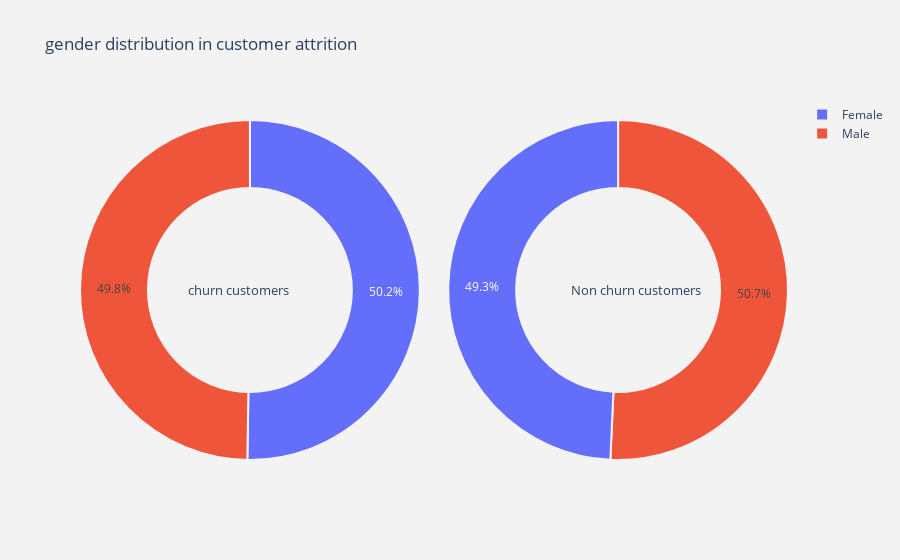
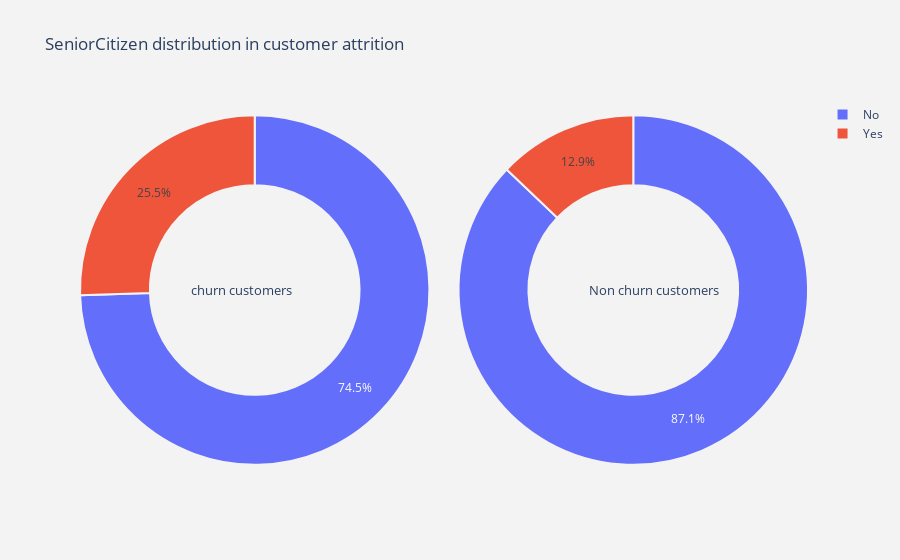
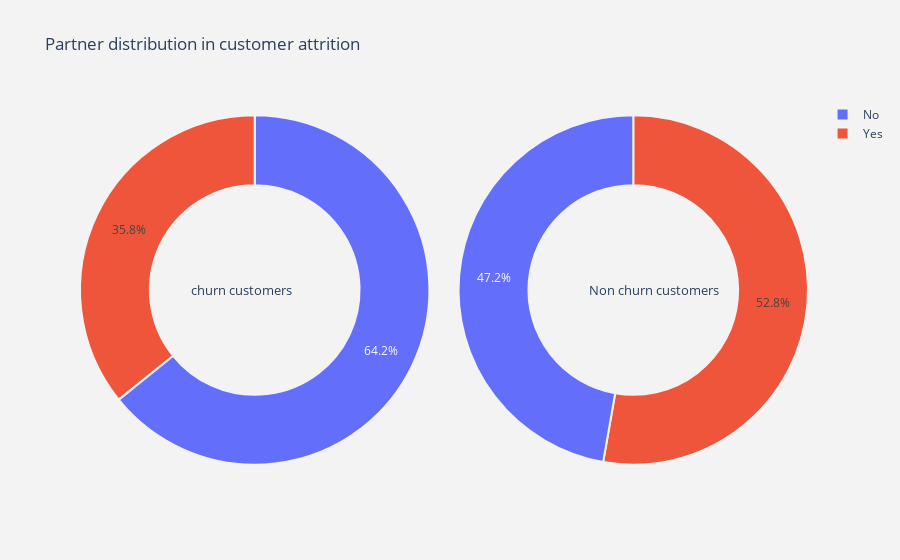
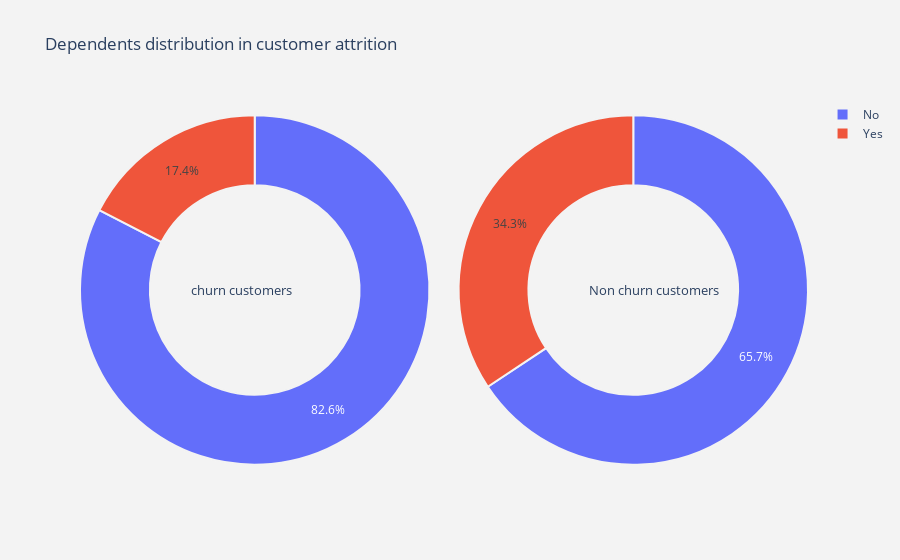

The code cell stored with these charts, in order, in its notebook:
### Code cell
#for all categorical columns plot pie
for i in cat_cols :
    plot_pie(i)

### Figure 1 — Plotly figure (JSON) as saved in the notebook; plotly's stock layout.template omitted (floating-point values rounded to 4 significant figures)
{"data": [{"domain": {"x": [0, 0.48]}, "hole": 0.6, "hoverinfo": "label+percent+name", "labels": ["Female", "Male"], "marker": {"line": {"color": "rgb(243,243,243)", "width": 2}}, "name": "Churn Customers", "type": "pie", "values": [939, 930]}, {"domain": {"x": [0.52, 1]}, "hole": 0.6, "hoverinfo": "label+percent+name", "labels": ["Male", "Female"], "marker": {"line": {"color": "rgb(243,243,243)", "width": 2}}, "name": "Non churn customers", "type": "pie", "values": [2619, 2544]}], "layout": {"annotations": [{"font": {"size": 13}, "showarrow": false, "text": "churn customers", "x": 0.15, "y": 0.5}, {"font": {"size": 13}, "showarrow": false, "text": "Non churn customers", "x": 0.88, "y": 0.5}], "paper_bgcolor": "rgb(243,243,243)", "plot_bgcolor": "rgb(243,243,243)", "title": {"text": "gender distribution in customer attrition "}}}

### Figure 2 — Plotly figure (JSON) as saved in the notebook; plotly's stock layout.template omitted (floating-point values rounded to 4 significant figures)
{"data": [{"domain": {"x": [0, 0.48]}, "hole": 0.6, "hoverinfo": "label+percent+name", "labels": ["No", "Yes"], "marker": {"line": {"color": "rgb(243,243,243)", "width": 2}}, "name": "Churn Customers", "type": "pie", "values": [1393, 476]}, {"domain": {"x": [0.52, 1]}, "hole": 0.6, "hoverinfo": "label+percent+name", "labels": ["No", "Yes"], "marker": {"line": {"color": "rgb(243,243,243)", "width": 2}}, "name": "Non churn customers", "type": "pie", "values": [4497, 666]}], "layout": {"annotations": [{"font": {"size": 13}, "showarrow": false, "text": "churn customers", "x": 0.15, "y": 0.5}, {"font": {"size": 13}, "showarrow": false, "text": "Non churn customers", "x": 0.88, "y": 0.5}], "paper_bgcolor": "rgb(243,243,243)", "plot_bgcolor": "rgb(243,243,243)", "title": {"text": "SeniorCitizen distribution in customer attrition "}}}

### Figure 3 — Plotly figure (JSON) as saved in the notebook; plotly's stock layout.template omitted (floating-point values rounded to 4 significant figures)
{"data": [{"domain": {"x": [0, 0.48]}, "hole": 0.6, "hoverinfo": "label+percent+name", "labels": ["No", "Yes"], "marker": {"line": {"color": "rgb(243,243,243)", "width": 2}}, "name": "Churn Customers", "type": "pie", "values": [1200, 669]}, {"domain": {"x": [0.52, 1]}, "hole": 0.6, "hoverinfo": "label+percent+name", "labels": ["Yes", "No"], "marker": {"line": {"color": "rgb(243,243,243)", "width": 2}}, "name": "Non churn customers", "type": "pie", "values": [2724, 2439]}], "layout": {"annotations": [{"font": {"size": 13}, "showarrow": false, "text": "churn customers", "x": 0.15, "y": 0.5}, {"font": {"size": 13}, "showarrow": false, "text": "Non churn customers", "x": 0.88, "y": 0.5}], "paper_bgcolor": "rgb(243,243,243)", "plot_bgcolor": "rgb(243,243,243)", "title": {"text": "Partner distribution in customer attrition "}}}

### Figure 4 — Plotly figure (JSON) as saved in the notebook; plotly's stock layout.template omitted (floating-point values rounded to 4 significant figures)
{"data": [{"domain": {"x": [0, 0.48]}, "hole": 0.6, "hoverinfo": "label+percent+name", "labels": ["No", "Yes"], "marker": {"line": {"color": "rgb(243,243,243)", "width": 2}}, "name": "Churn Customers", "type": "pie", "values": [1543, 326]}, {"domain": {"x": [0.52, 1]}, "hole": 0.6, "hoverinfo": "label+percent+name", "labels": ["No", "Yes"], "marker": {"line": {"color": "rgb(243,243,243)", "width": 2}}, "name": "Non churn customers", "type": "pie", "values": [3390, 1773]}], "layout": {"annotations": [{"font": {"size": 13}, "showarrow": false, "text": "churn customers", "x": 0.15, "y": 0.5}, {"font": {"size": 13}, "showarrow": false, "text": "Non churn customers", "x": 0.88, "y": 0.5}], "paper_bgcolor": "rgb(243,243,243)", "plot_bgcolor": "rgb(243,243,243)", "title": {"text": "Dependents distribution in customer attrition "}}}
